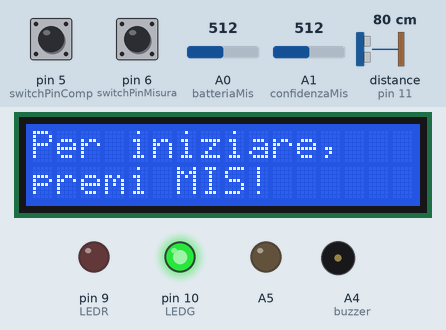
Simulated run of this sketch. Board: Arduino Uno, built with avr-gcc and run on an emulated ATmega328P. Shown: 16×2 character LCD, output pins drawn as LEDs (lit = HIGH), buzzer (waves = sounding). Dashed ring = blinking. Inputs (shaded band) come from the test bench; at power-on: pin 6 (switchPinMisura) LOW, pin 5 (switchPinComp) LOW, A1 (confidenzaMis) = 512, A0 (batteriaMis) = 512, distance to the obstacle (sensor on pin 11) 80 cm. The echo pulse lasts 58.3 µs per cm; pins used as bus, display or sensor lines are not drawn.

Above: at 10.5 s.
10.6 s: pin 6 (switchPinMisura) pulled HIGH for 0.15 s
At 10.67 s:
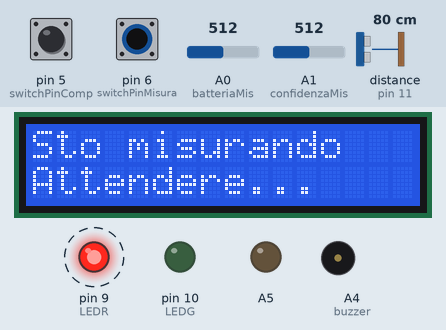
12.4 s: pin 5 (switchPinComp) pulled HIGH for 3.2 s
At 16.0 s:
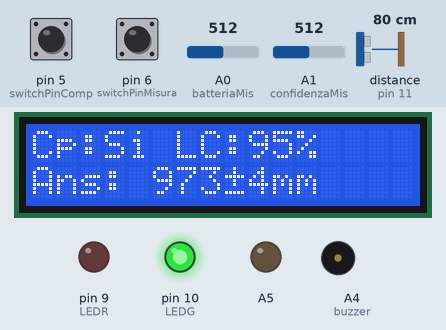
17.1 s: A1 (confidenzaMis) set to 495
At 17.4 s:
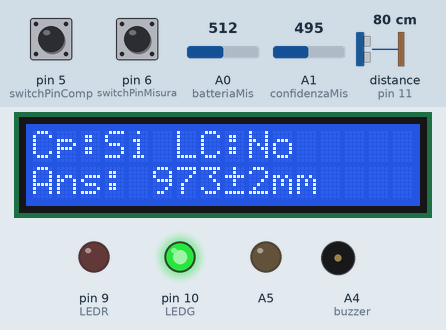
18.6 s: pin 5 (switchPinComp) pulled HIGH for 0.15 s
At 19.7 s:
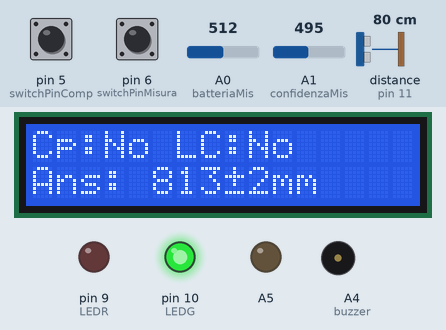
20.2 s: A1 (confidenzaMis) set to 1023
At 20.9 s:
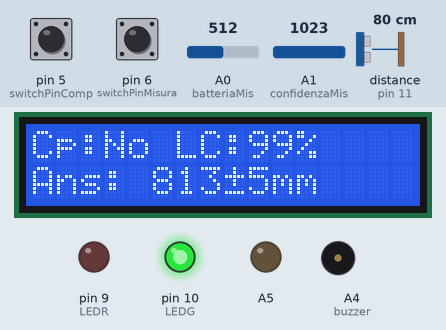
21.7 s: A1 (confidenzaMis) set to 511
At 22.1 s:
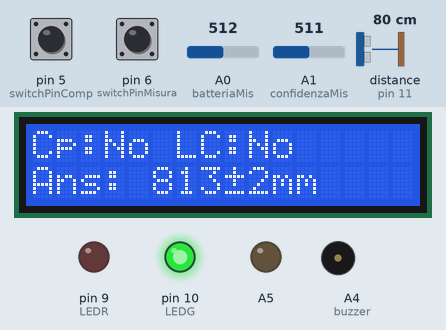
Timing chart, 0 to 24.2 s (numbered marks = the images above; inputs shaded):
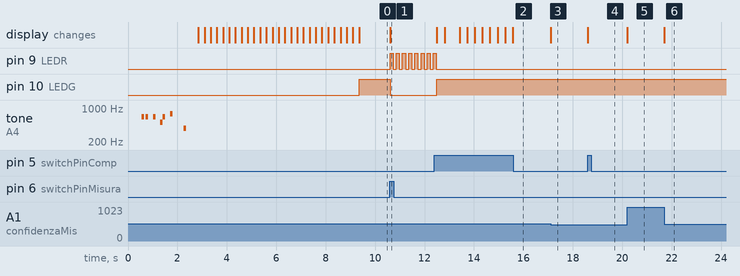

Measured:
- the behaviour switches between 512 and 511 on A1 (confidenzaMis) (found by bisection; images 2 and 3)
- after the input at 10.6 s, pin 9 (LEDR): alternates HIGH for 0.13 s and LOW for 0.13 s, starting at once; pin 10 (LEDG): HIGH → LOW at once; the display: changes at once (image 1)
- after the input at 12.4 s, the display: first differs from a run without the input after 0.41 s (image 2)
- after the input at 17.1 s, the display: changes at once (image 3)
- after the input at 18.6 s, the display: changes at once (image 4)
- after the input at 20.2 s, the display: changes at once (image 5)
- after the input at 21.7 s, the display: changes at once (image 6)

The sketch:

Misuratore.ino
```cpp
#include<LiquidCrystal.h>

LiquidCrystal LCD(2, 3, 4, 7, 8, 12);

//Sensore//
const int trigger = 13;
const int echo = 11;


// Pulsanti //
 int switchStateMisura = 0;
 int prevSwitchStateMisura = 0;
 const int switchPinMisura = 6;
 const int compensazione = 160;
 int switchStateComp = 0;
 int prevSwitchStateComp = 0;
 const int switchPinComp = 5;
 int distanzaCp;

 // Piezo //
 int buzzer = A4;

 // Contatori //
 int control = 0;
 int frontDistance = 0;
 int cont = 0;
 int verCont = 0;

 // LED //
 const int LEDR = 9;
 const int LEDG = 10;

 // Ingressi analogici //
 const int batteriaMis = A0;
 int batteria = 1023;
 int batteriaLivello = 0;

 // Variabili misura //
 const int confidenzaMis = A1;
 int confidenza;
 int arrayMisure[10];
 int numeroMisurazioni = 11;
 int misurazioni = numeroMisurazioni - 1;
 int distanza = 0;
 const int fc1 = 8;
 const int fc1_95 = 1;
 const int fc2_5 = 2;
 const int fc2_58 = 3;
 int incertezzaMis = 0;
 int prevConf = 2000;
 int conf = 0;
 int contStart = 0;

 const int minValue = 40;
 const int maxValue = 4000;

 // LCD //
 const int contrasto = 110;
 int contrastoPin = A2;


 // Funzioni sensore ultrasuoni //
 void arrayMisurazione() {
  int misurazionecm = 0;
  int cont = 0;
  int durata = 0;
  int misurazionemm=0;
  for(int c = 0; c < misurazioni; c++){
    do {
  digitalWrite(trigger, LOW);
  delayMicroseconds(2);
  digitalWrite(trigger, HIGH);
  delayMicroseconds(10);
  digitalWrite(trigger, LOW);
  durata = pulseIn(echo, HIGH);
    } while (durata == 0);
    misurazionemm =  (0.1736 * durata)+5.2084;
    misurazionecm = misurazionemm/10;
    delay(120);
    arrayMisure[c] = misurazionemm;
  }
 }

// Funzione misurazione //
 int misura() {
 long array[14];
  for (long i = 0; i < 14; i++){     //Creazione e inizializzazione di tre array (14, 12, 10) //
    array[i] = 0;
  }
  long array12[12];
  for(long s = 0; s < 12; s++){
    array12[s] = 0;
  }
  long array10[10];
  for(long t = 0; t < 10; t++){
    array10[t] = 0;
  }

  long cont = 0;
  long durata = 0;
  int contLed = 0;
  digitalWrite(LEDR, HIGH);
for (long j = 0; j < 15; j++){
    do {
      digitalWrite(trigger, LOW);
      delayMicroseconds(2);
      digitalWrite(trigger, HIGH);
      delayMicroseconds(10);
      digitalWrite(trigger, LOW);

      durata = pulseIn(echo, HIGH);
    } while (durata == 0);

    if(cont == 0){
      cont = 1;
    } else {
      array[j-1] = durata;          //Si fanno 15 misurazioni ma se ne salvano solo 14 (scartando la prima)
    }
    delay(120);
    if (contLed == 0){
    digitalWrite(LEDR, LOW);
    contLed = 1;
    } else {
      digitalWrite(LEDR, HIGH);
      contLed = 0;
    }
  }

  long massimo = array[0];
  long minimo = array[0];
  for(long x = 0; x < 14; x++){         //Si trovano massimo e minimo nell'array di 14
    massimo = max(massimo, array[x]);
    minimo = min(minimo, array[x]);
  }
  long prev = 0;
  long contMax = 0;
  long contMin = 0;
  for(long q = 0; q < 14; q++){                            //Si riempe l'array 12
    if(((array[q] != massimo) && (array[q] != minimo)) || ((contMax ==1) && array[q] == massimo) || ((contMin==1)&& array[q] ==minimo)){
      array12[prev] = array[q];
      prev++;
  } else if (array[q] == massimo) {
      contMax = 1;
  } else if (array[q] == minimo) {
    contMin = 1;
  }
  }


  long massimo2 = array12[0];
  long minimo2 = array12[0];
  for(long x = 1; x < 12; x++){         //Si trovano massimo e minimo nell'array di 12
    massimo2 = max(massimo2, array12[x]);
    minimo2 = min(minimo2, array12[x]);
  }
  long prev2 = 0;
  long contMax2 = 0;
  long contMin2 = 0;
  for(long k = 0; k < 12; k++){                            //Si riempe l'array 10
    if(((array12[k] != massimo2) && (array12[k] != minimo2)) || ((contMax2 ==1) && (array12[k] == massimo2)) || ((contMin2 == 1)&& (array12[k] == minimo2)) ){
      array10[prev2] = array12[k];
      prev2++;
    }
    else if (array12[k] == massimo2) {
      contMax2 = 1;
  } else if (array12[k] == minimo2) {
    contMin2 = 1;
  }
  }

  long somma = 0;
  long media = 0;
  for(long c = 0; c < 10; c++){
   somma = abs(somma) + abs(array10[c]);

  }
  media = somma/10;
int misurazionemm =  (0.1748 * durata)-1.887;
int misurazionecm = ((0.1748 * durata)-1.887)/10;

int sommaDev = 0;
for(int t = 0; t < misurazioni; t++){
  sommaDev= (media - array10[t])^2 + sommaDev;
}
int devSt = sqrt(sommaDev/10);
int incertezza = devSt/(sqrt(10));
if (incertezza <= 5){
return misurazionemm;
} else {
  return 0;
}
 }

 int misura2(){
  int durata = 0;
  do{
  digitalWrite(trigger, LOW);
      delayMicroseconds(2);
      digitalWrite(trigger, HIGH);
      delayMicroseconds(10);
      digitalWrite(trigger, LOW);

      durata = pulseIn(echo, HIGH);
    } while (durata == 0);
    return ((0.1736 * durata)+5.2084);
 }

// Funzioni incertezza //

int LC[3] = {2, 4, 5};

  int incertezzaVal(int misurazione){
    int valore = analogRead(confidenzaMis);
    int lc = map(valore, 0, 1023, 0, 2);
    int Millis = (misurazione + 1.887)/0.1748;
    int y1 = misurazione;
    int y2 = 0;
    switch (lc) {
      case 0:
        //LCD.print("No");
        if (misurazione <= 2000) {
          return LC[0];
        } else {
          y2 = 0.1751*Millis - 3.1901;
          return abs(y2-y1);
        }
      case 1:
        //LCD.print("95%");
        if (misurazione <= 2000) {
          return LC[1];
        } else {
          y2 = 0.1753*Millis - 4.0828;
          return abs(y2-y1);
        }

      case 2:
        //LCD.print("99%");
        if (misurazione <= 2000) {
          return LC[2];
        } else {
          y2 = 0.1756*Millis - 5.6954;
          return abs(y2-y1);
        }

    }
  }

  void incertezza() {
    int valore = analogRead(confidenzaMis);
    int lc = map(valore, 0, 1023, 0, 2);
    if (lc == 0) {
      LCD.print("No");
    } else if (lc == 1) {
      LCD.print("95%");
    } else {
      LCD.print("99%");
    }
  }

// Funzioni Errori //

void limiteInf() {
  LCD.clear();
  LCD.setCursor(4, 0);
  LCD.print("Errore 01");
  LCD.setCursor(0,1);
  LCD.print("Ripetere misura!");
}

void limiteSup() {
  LCD.clear();
  LCD.setCursor(4, 0);
  LCD.print("Errore 02");
  LCD.setCursor(0,1);
  LCD.print("Ripetere misura!");
}

void erroreMis() {
  LCD.clear();
  LCD.setCursor(4, 0);
  LCD.print("Errore 03");
  LCD.setCursor(0,1);
  LCD.print("Ripetere misura!");
}

// Caratteri speciali //
byte inc[8] = {
    B00100,
    B00100,
    B11111,
    B00100,
    B00100,
    B00000,
    B11111,
    B00000,

};

byte level100[8] {
    B11111,
    B11111,
    B00000,
    B11111,
    B11111,
    B00000,
    B11111,
    B11111,
};

byte level50[8] {
    B00000,
    B00000,
    B00000,
    B11111,
    B11111,
    B00000,
    B11111,
    B11111,
};

byte level10[8] {
    B00000,
    B00000,
    B00000,
    B00000,
    B00000,
    B00000,
    B11111,
    B11111,
};

// Funzioni display //
void stampaBatteria () {
  if((batteria <= 1023) && (batteria >= 900)) {
    LCD.print(char(1));
    batteriaLivello = 100;
    //LCD.print(batteriaLivello);
  } else if (batteria == 50) {
    LCD.print(char(2));
    batteriaLivello = 50;
    //LCD.print(" ");
    //LCD.print(batteriaLivello);
  } else if (batteria == 10) {
    LCD.print(char(3));
    batteriaLivello = 10;
    //LCD.print(" ");
    //LCD.print(batteriaLivello);
  }
}

// Funzione LED //
void blinking (int Pin, int times) {
  for (int i = 0; i < times; i++){
    digitalWrite(Pin, HIGH);
    delay(120);
    digitalWrite(Pin, LOW);
    delay(120);
  }
}


void setup() {
  Serial.begin(9600);
  pinMode(trigger, OUTPUT);
  pinMode(echo, INPUT);
  pinMode(A5, OUTPUT);
  LCD.begin(16, 2);
  pinMode(LEDR, OUTPUT);
  pinMode(LEDG, OUTPUT);
  digitalWrite(LEDR, LOW);
  digitalWrite(LEDG, LOW);
  pinMode(contrastoPin, OUTPUT);
  analogWrite(contrastoPin, contrasto);
  pinMode(buzzer, OUTPUT);
  pinMode(switchPinMisura, INPUT);
  pinMode(switchPinComp, INPUT);
  LCD.setCursor(3,0);
  LCD.print("Benvenuto!");

delay ( 500);

 tone(buzzer, 660 ,100);
delay ( 150);
tone(buzzer, 660 ,100);
delay ( 300);
tone(buzzer, 660 ,100);
delay ( 300);
tone(buzzer, 510 ,100);
delay ( 100);
tone(buzzer, 660 ,100);
delay ( 300);
tone(buzzer, 770 ,100);
delay ( 550);
tone(buzzer, 380 ,100);
delay ( 575);

  LCD.clear();
  LCD.setCursor(0,3);
  LCD.print("  Progetto S.Fusari, A.Fuso, G. Gaeta.");
  for (int i = 0; i < 26 ; i++){
    LCD.scrollDisplayLeft();
    delay(250);
  }
  LCD.createChar (0, inc);
  LCD.createChar (1, level100);
  LCD.createChar (2, level50);
  LCD.createChar (3, level10);
  digitalWrite(LEDG, HIGH);
  LCD.clear();
  LCD.setCursor(0,0);
  LCD.print("Per iniziare, ");
  LCD.setCursor(0,1);
  LCD.print("premi MIS!");
  }


void loop() {

  batteria = analogRead(batteriaMis);
  //Serial.println(analogRead(confidenzaMis));
  switchStateMisura = digitalRead(switchPinMisura);
  conf = map(analogRead(confidenzaMis), 0, 1023, 0, 2);
  if (switchStateMisura != prevSwitchStateMisura) {
    contStart = 1;
    LCD.clear();
    LCD.setCursor(0,0);
    LCD.print("Sto misurando");
    LCD.setCursor(0,1);
    LCD.print("Attendere...");
    digitalWrite(LEDG, LOW);
   // blinking(LEDR, 2);
    confidenza = analogRead(confidenzaMis);
    int dist = misura();
    distanza = dist;
    if (distanza == 0) {
      erroreMis();
      verCont = 0;
    } else if (distanza >= maxValue) {
      limiteSup();
      verCont = 0;
    } else if (distanza <= minValue) {
      limiteInf();
      verCont = 0;
  }else {

    digitalWrite(LEDG, HIGH);
    LCD.clear();
    LCD.setCursor(0,0);
    LCD.print("Cp:");
    if (control == 1) {
      LCD.print("Si ");
      distanzaCp = distanza+compensazione;
      cont = 1;

    } else if (control == 0) {
      LCD.print("No ");
      cont = 0;
      distanzaCp = distanza;

    }
    LCD.setCursor(6,0);
    LCD.print("LC:");
    incertezza();
    LCD.setCursor(15,0);
    stampaBatteria();
    //LCD.print("%");
    LCD.setCursor(0,1);
    LCD.print("Ans: ");
    LCD.print(distanzaCp);
    LCD.print(char(0));
    confidenza = incertezzaVal(distanza);
    LCD.print(confidenza);
    LCD.print("mm");
    delay(300);
    verCont = 1;
    }
  }
  switchStateComp = digitalRead(switchPinComp);
  if ((switchStateComp != prevSwitchStateComp )&&(verCont==1)) {
    if (control == 0) {
    LCD.clear();
    LCD.setCursor(0,0);
    LCD.print("Cp:Si");
    LCD.setCursor(6,0);
    LCD.print("LC:");
    incertezza();
    LCD.setCursor(15,0);
    stampaBatteria();
    //LCD.print("%");
    LCD.setCursor(0,1);
    LCD.print("Ans: ");
    if (cont == 0) {
      distanzaCp = distanza + compensazione;
    LCD.print(distanzaCp);
    } else {
      LCD.print(distanza);
    }
    LCD.print(char(0));
    confidenza = incertezzaVal(distanza);
    LCD.print(confidenza);
    LCD.print("mm");
    control = 1;
    delay(300);

  } else if (control == 1 ){
    LCD.clear();
    LCD.setCursor(0,0);
    LCD.print("Cp:No");
    LCD.setCursor(6,0);
    LCD.print("LC:");
    incertezza();
    LCD.setCursor(15,0);
    stampaBatteria();
    //LCD.print("%");
    LCD.setCursor(0,1);
    LCD.print("Ans: ");
    if (cont == 1) {
      distanzaCp = distanza - compensazione;
      LCD.print(distanzaCp);
    } else {
    LCD.print(distanza);
    }
    LCD.print(char(0));
    confidenza = incertezzaVal(distanza);
    LCD.print(confidenza);
    LCD.print("mm");
    control = 0;
    delay(300);


  }
  }
  if ((prevConf != conf)&&(contStart ==1)&&(verCont==1)) {
    LCD.clear();
    LCD.setCursor(0,0);
    LCD.print("Cp:");
    if (control == 1) {
      LCD.print("Si ");

    } else if (control == 0) {
      LCD.print("No ");

    }
    LCD.setCursor(6,0);
    LCD.print("LC:");
    incertezza();
    LCD.setCursor(15,0);
    stampaBatteria();
    //LCD.print("%");
    LCD.setCursor(0,1);
    LCD.print("Ans: ");
    if (control==1){
      distanzaCp = distanza + compensazione;
      LCD.print(distanzaCp);
    } else {
      LCD.print(distanza);
    }
    LCD.print(char(0));
    confidenza = incertezzaVal(distanza);
    LCD.print(confidenza);
    LCD.print("mm");
    delay(300);
    prevConf = conf;
  }
  }
```
